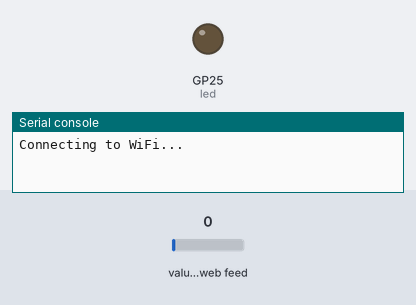
A program run on a simulated Raspberry Pi Pico running MicroPython. Parts: output pins drawn as LEDs (lit = HIGH), the last lines printed to the serial console. Inputs (shaded band) come from the test bench; at power-on: value of the web feed 0. WiFi joins after 1.5 s; requests to the public web service named in the program get a made-up reply in its usual format after 0.4 s (London, UTC, broken clouds, 64 % humidity, 1013 hPa unless stated).

Above: at 0.1 s.
At 2.5 s:
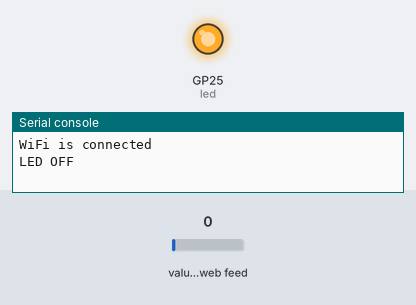
Timing chart, 0 to 4.0 s (numbered marks = the images above):
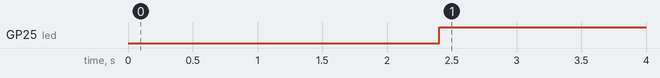

Measured:
- by itself, GP25 (led): LOW → HIGH at 2.4 s

The program:

ESP8266_FLUTTER.PY
```python
import network
import urequests
from machine import Pin
import time

# Setup LED pin for Pico W's onboard LED
led = Pin("LED", Pin.OUT)

# Function to connect to Wi-Fi
def connect_to_wifi(ssid, password):
    wlan = network.WLAN(network.STA_IF)
    wlan.active(True)
    if not wlan.isconnected():
        print('Connecting to WiFi...')
        wlan.connect(ssid, password)
        while not wlan.isconnected():
            time.sleep(1)
    print('Connected to WiFi:', wlan.ifconfig())
    return wlan  # Return the wlan object for later checks

# Function to check ThingSpeak for updates
def check_thingspeak(api_key, field):
    url = f'http://api.thingspeak.com/channels/2689268/fields/{field}.json?api_key={api_key}&results=1'
    attempt = 0
    max_attempts = 3  # Retry up to 3 times
    while attempt < max_attempts:
        try:
            response = urequests.get(url)
            data = response.json()

            if 'feeds' in data and len(data['feeds']) > 0 and f'field{field}' in data['feeds'][0]:
                field_value = data['feeds'][0][f'field{field}']
                if field_value == '1':
                    led.value(0)  # Turn LED ON (active low, 0 is ON)
                    print('LED ON')
                else:
                    led.value(1)  # Turn LED OFF
                    print('LED OFF')
            else:
                print('No data found or incorrect field')

            response.close()
            break  # Exit loop on successful request
        except Exception as e:
            attempt += 1
            print(f'Attempt {attempt} failed: {e}')
            if attempt >= max_attempts:
                print('Failed after multiple attempts, giving up.')
            time.sleep(5)  # Wait 5 seconds before retrying

# Connect to the Wi-Fi network
ssid = 'CMF'
password = 'subm0905'
wlan = connect_to_wifi(ssid, password)

# Main loop to continuously poll ThingSpeak and check Wi-Fi connection
while True:
    if wlan.isconnected():
        print("WiFi is connected")
        check_thingspeak('HJ7T71IUFCY18Q85', 1)  # Check Field 1 on ThingSpeak
    else:
        print("WiFi disconnected! Attempting to reconnect...")
        connect_to_wifi(ssid, password)

    time.sleep(30)  # Poll every 30 seconds
```
